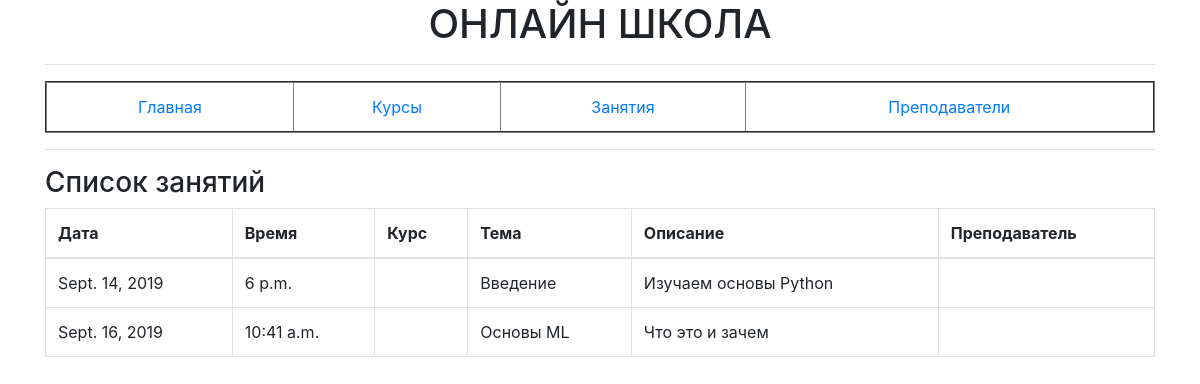
The app's page /lessons/, older data.
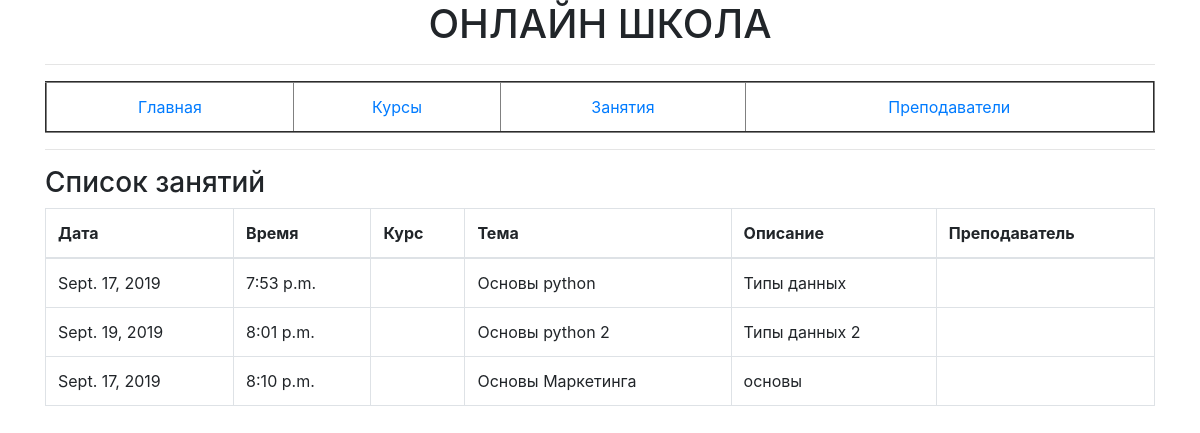
The same page, newer data.
### online_school/models.py (models this page shows, shortened)
class Lesson(models.Model):
    title = models.CharField(max_length=255)
    desc = models.CharField(max_length=255)
    course_fk = models.ForeignKey('Course', null=True, blank=True, on_delete=models.CASCADE)
    date = models.DateField()
    time = models.TimeField()
    created = models.DateTimeField(auto_now_add=True)

### online_school/views.py (the view)
# urls.py: path('lessons/', views.LessonsListView.as_view(), name='lessons'),
class LessonsListView(ListView):
    template_name = 'online_school/lessons.html'
    model = Lesson

### online_school/templates/online_school/lessons.html
{% extends 'online_school/base.html' %}
{% block body %}
    <h3>Список занятий</h3>
    <table class="table table-bordered">
    <thead>
    <tr>
        <th>Дата</th>
        <th>Время</th>
        <th>Курс</th>
        <th>Тема</th>
        <th>Описание</th>
        <th>Преподаватель</th>
    </tr>
    </thead>
    <tbody>
    {% for lesson in object_list %}
    <tr>
        <td>{{ lesson.date}}</td>
        <td>{{ lesson.time }}</td>
        <td>{{ lesson.type_course }}</td>
        <td>{{ lesson.title }}</td>
        <td>{{ lesson.desc }}</td>
        <td>{{ lesson.teacher }}</td>
    </tr>
    {% empty %}
    <tr>
        <td>1</td>
        <td>No lesson yet.</td>
    </tr>
    {% endfor %}
    </tbody>
</table>
{% endblock %}

### online_school/templates/online_school/base.html (shortened to what this page needs)
<!DOCTYPE html>
<html lang="en">
<head>
    {% load static %}
    <link rel="stylesheet" href={% static 'online_school/css/bootstrap.min.css' %}>
</head>
<body class="container">
{% block header %}
    <div align="center">
        <h1>ОНЛАЙН ШКОЛА</h1>
        <hr>
        <table class="table" border='2'>
            <tr align="center">
                <td><a href="/"> Главная </a></td>
                <td><a href="/courses"> Курсы </a></td>
                <td><a href="/lessons"> Занятия </a></td>
                <td><a href="/teachers"> Преподаватели</a></td>
            </tr>
        </table>
    </div>
    <hr>
{% endblock %}
{% block body %}{% endblock %}
</body>
</html>

Row changes from the older to the newer data that the page shows:
removed Lesson: date "Sept. 14, 2019", time "6 p.m.", title "Введение", desc "Изучаем основы Python"
added Lesson: date "Sept. 17, 2019", time "7:53 p.m.", title "Основы python", desc "Типы данных"
changed Lesson: date "Sept. 16, 2019" → "Sept. 19, 2019"; time "10:41 a.m." → "8:01 p.m."; title "Основы ML" → "Основы python 2"; desc "Что это и зачем" → "Типы данных 2"
added Lesson: date "Sept. 17, 2019", time "8:10 p.m.", title "Основы Маркетинга", desc "основы"
